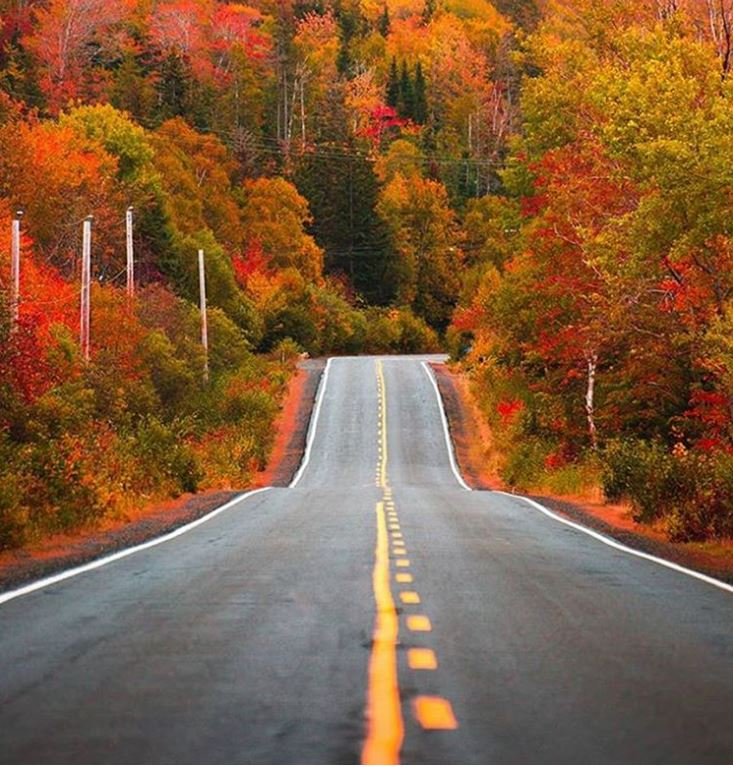
#> input picture capture.JPG, 733 x 767 px, found by its file name
$ python regionSelectionColor.py
#> lines starting #> are read from the running program, lines starting #| are printed output that depends on the picture; after the words box and inside, x2 and y2 are one past the last pixel; in counts of white or black regions, pixels touching at a corner belong together
import matplotlib.pyplot as plt
import matplotlib.image as mpimg
import numpy as np


# Read in the image
image = mpimg.imread('capture.jpg')
#> image is the input picture: shape (767, 733, 3); mean R, G, B 129.3, 92.2, 60.5

# Grab the x and y size and make a copy of the image
ysize = image.shape[0]
#> ysize = 767
xsize = image.shape[1]
#> xsize = 733
color_select = np.copy(image)
line_image = np.copy(image)

# Define color selection criteria
# MODIFY THESE VARIABLES TO MAKE YOUR COLOR SELECTION
red_threshold = 200
green_threshold = 200
blue_threshold = 200

rgb_threshold = [red_threshold, green_threshold, blue_threshold]

# Define the vertices of a triangular mask.
# Keep in mind the origin (x=0, y=0) is in the upper left
# MODIFY THESE VALUES TO ISOLATE THE REGION
# WHERE THE LANE LINES ARE IN THE IMAGE
left_bottom = [0, ysize]
#> left_bottom = [0, 767]
right_bottom = [xsize, ysize]
#> right_bottom = [733, 767]
apex = [xsize/2, 0]
#> apex = [366.5, 0]

# Perform a linear fit (y=Ax+B) to each of the three sides of the triangle
# np.polyfit returns the coefficients [A, B] of the fit
fit_left = np.polyfit((left_bottom[0], apex[0]), (left_bottom[1], apex[1]), 1)
#> fit_left = [-2.09, 767]
fit_right = np.polyfit((right_bottom[0], apex[0]), (right_bottom[1], apex[1]), 1)
#> fit_right = [2.09, -767]
fit_bottom = np.polyfit((left_bottom[0], right_bottom[0]), (left_bottom[1], right_bottom[1]), 1)
#> fit_bottom = [-2.57e-16, 767]

# Mask pixels below the threshold
color_thresholds = (image[:, :, 0] < rgb_threshold[0]) | \
                   (image[:, :, 1] < rgb_threshold[1]) | \
                   (image[:, :, 2] < rgb_threshold[2])
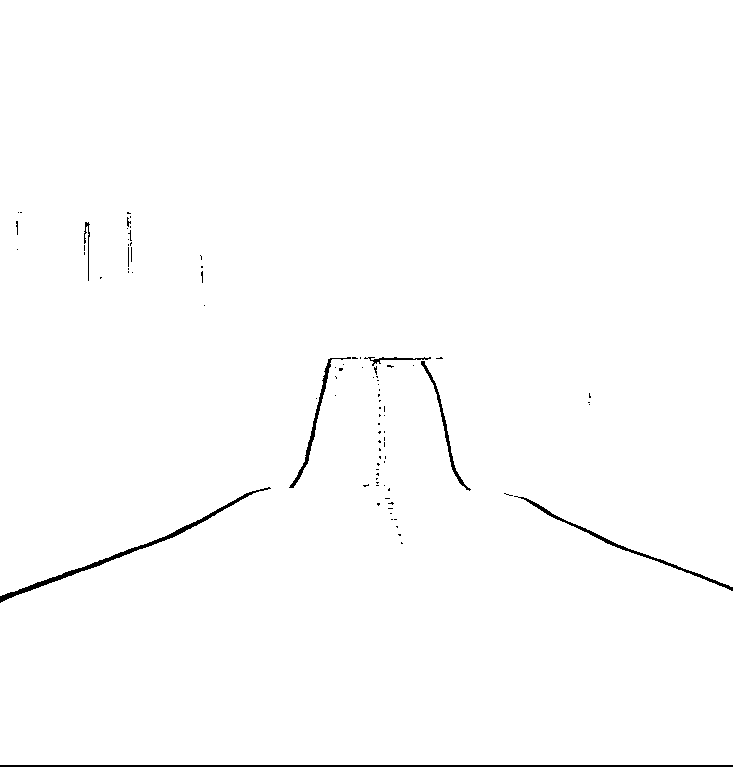
#> color_thresholds: shape (767, 733) bool; 99.1% white; 89 black regions (80 under 20 px), largest, box (x1, y1, x2, y2) and area: (0, 765, 733, 767) 1466, (0, 487, 271, 603) 1179, (514, 496, 733, 591) 717

# Find the region inside the lines
XX, YY = np.meshgrid(np.arange(0, xsize), np.arange(0, ysize))
region_thresholds = (YY > (XX * fit_left[0] + fit_left[1])) & \
                    (YY > (XX * fit_right[0] + fit_right[1])) & \
                    (YY < (XX * fit_bottom[0] + fit_bottom[1]))

# Mask color and region selection
color_select[color_thresholds | ~region_thresholds] = [0, 0, 0]
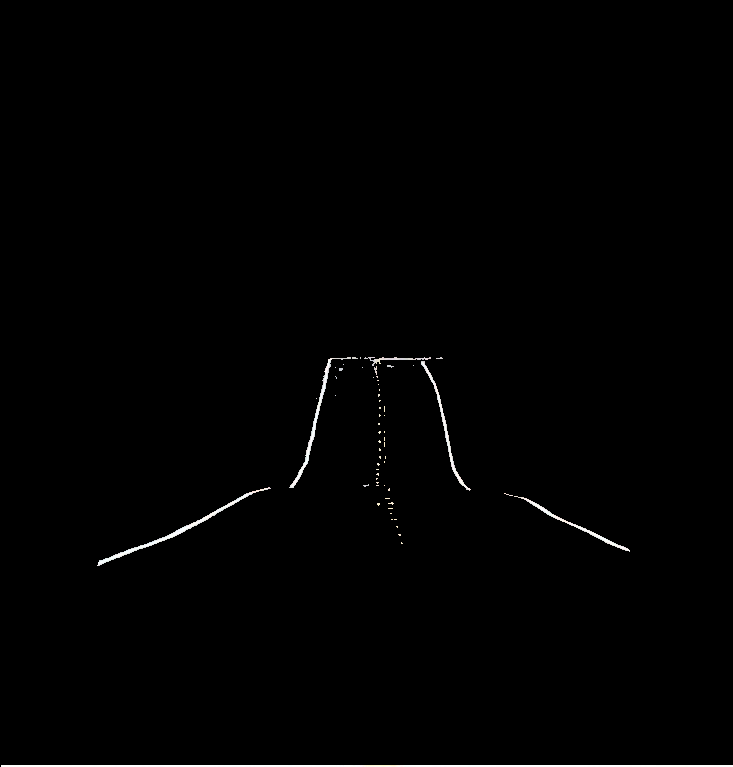
#> color_select: shape (767, 733, 3); mean R, G, B 1.7, 1.7, 1.7
# Color pixels red where both color and region selections met
line_image[~color_thresholds & region_thresholds] = [255, 0, 0]
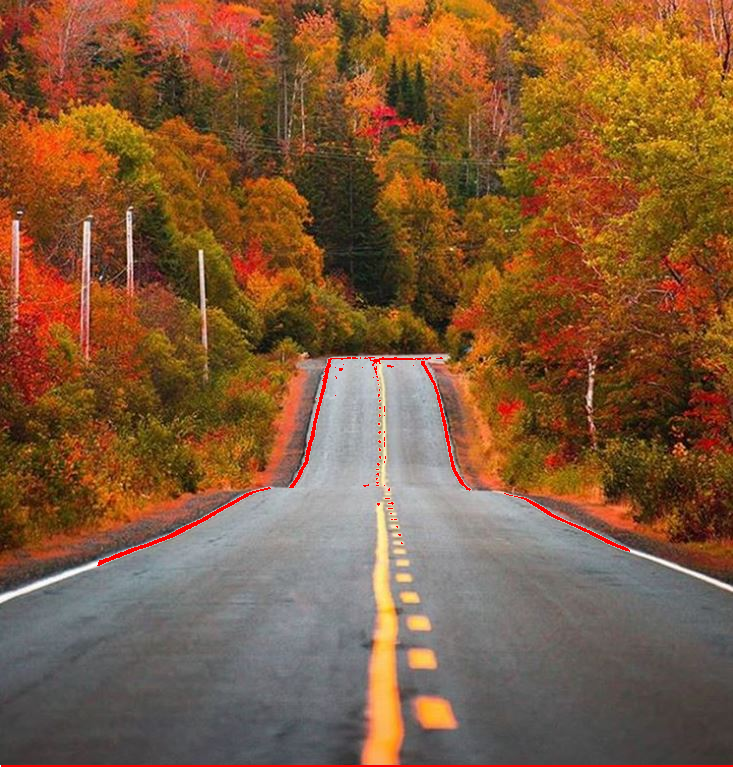
#> line_image: shape (767, 733, 3); 0.69% of pixels changed, all inside (x1, y1, x2, y2) = (1, 357, 733, 767)

# Display the image and show region and color selections
plt.imshow(image)
x = [left_bottom[0], right_bottom[0], apex[0], left_bottom[0]]
y = [left_bottom[1], right_bottom[1], apex[1], left_bottom[1]]
plt.plot(x, y, 'b--', lw=4)
plt.imshow(color_select)
plt.imshow(line_image)
plt.show()
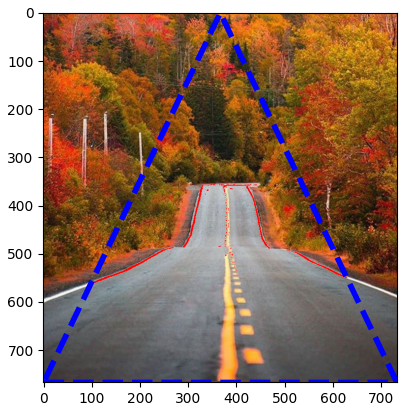
#> figure drawn by matplotlib, 1 panel

$ run again, with test.jpg copied over capture.JPG
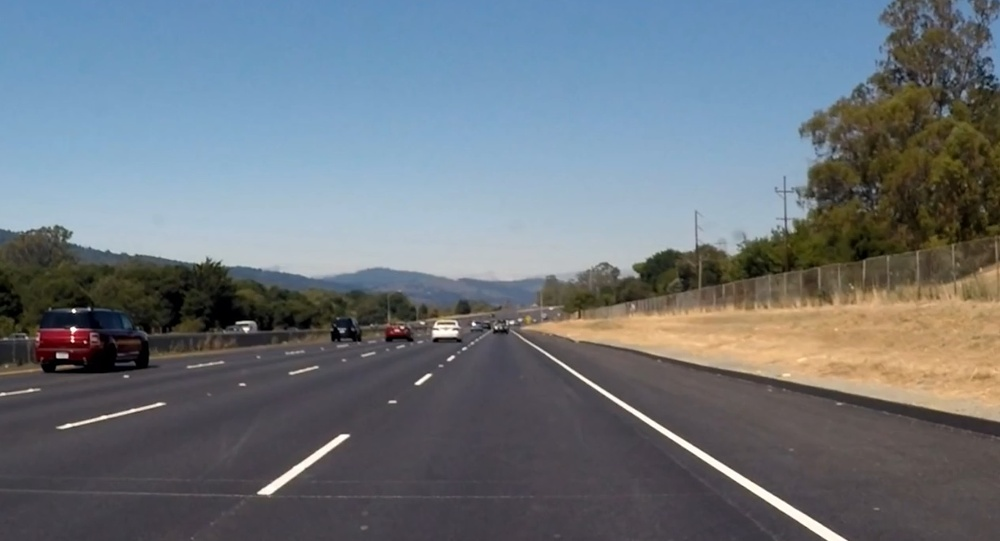
#> input picture test.jpg, 1000 x 541 px, shrunk from 1386 x 750 before the run, found by its file name
#> image is the input picture: shape (541, 1000, 3); mean R, G, B 108.3, 116.7, 124.3
#> `color_thresholds = (image[:, :, 0] < rgb_threshold[0]) | \ (image[:, :..`:
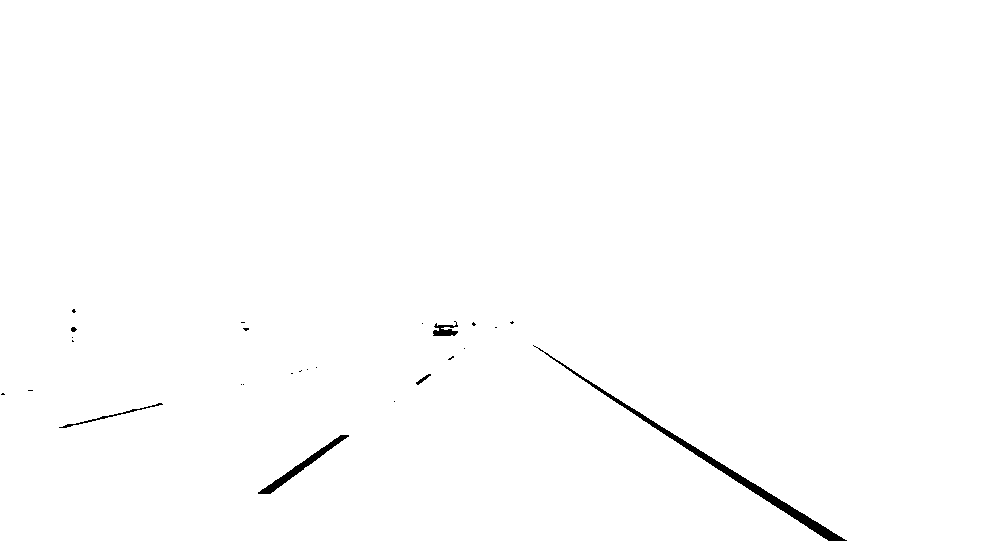
#> color_thresholds: shape (541, 1000) bool; 99.4% white; 26 black regions (20 under 20 px), largest, box (x1, y1, x2, y2) and area: (533, 345, 847, 541) 2017, (258, 435, 349, 494) 674, (433, 321, 458, 336) 208, (59, 403, 163, 428) 194, (416, 374, 431, 385) 50, (71, 327, 77, 332) 22
#> line_image: shape (541, 1000, 3); 0.57% of pixels changed, all inside (x1, y1, x2, y2) = (118, 321, 847, 541)
#> `plt.show()`:
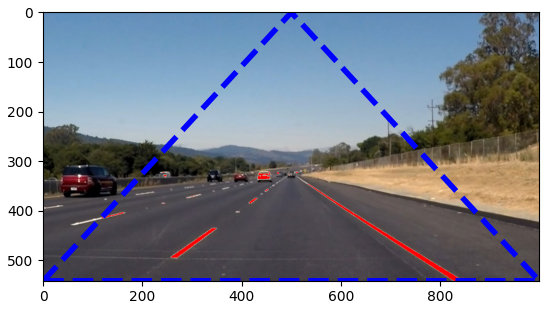
#> figure drawn by matplotlib, 1 panel
